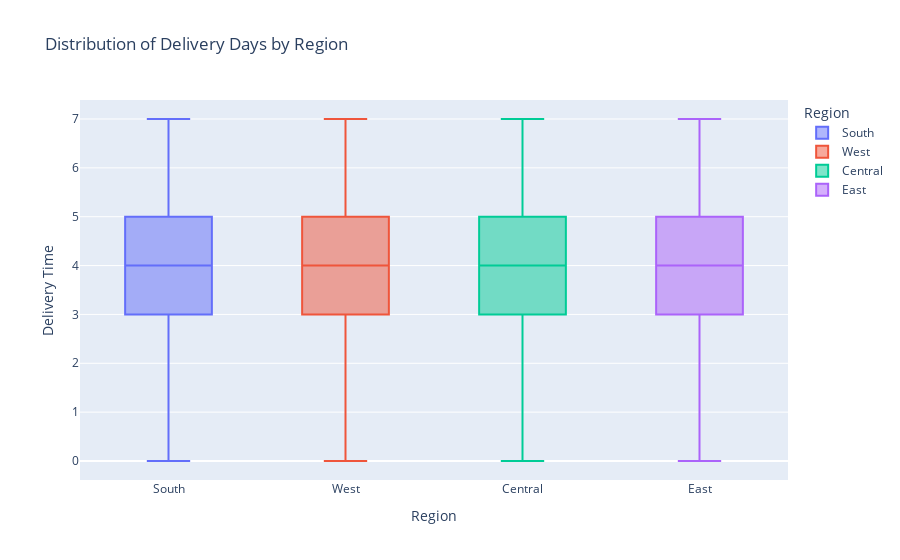

Notebook cell for this chart:
### Code cell
fig = px.box(df, x="Region", y="Delivery Time",
             title="Distribution of Delivery Days by Region",
             labels={"Delivery Time": "Delivery Time", "Region": "Region"},
             color="Region")  # Different colors for each region

fig.show()

### Figure 1 — Plotly figure (JSON) as saved in the notebook; plotly's stock layout.template omitted (floating-point values rounded to 4 significant figures; data arrays with more than 128 entries replaced by an {"elided": "..."} marker saying what was removed)
{"data": [{"alignmentgroup": "True", "hovertemplate": "Region=%{x}<br>Delivery Time=%{y}<extra></extra>", "legendgroup": "South", "marker": {"color": "#636efa"}, "name": "South", "notched": false, "offsetgroup": "South", "orientation": "v", "showlegend": true, "type": "box", "x": {"elided": "1620 str values"}, "x0": " ", "xaxis": "x", "y": {"elided": "1620 int values"}, "y0": " ", "yaxis": "y"}, {"alignmentgroup": "True", "hovertemplate": "Region=%{x}<br>Delivery Time=%{y}<extra></extra>", "legendgroup": "West", "marker": {"color": "#EF553B"}, "name": "West", "notched": false, "offsetgroup": "West", "orientation": "v", "showlegend": true, "type": "box", "x": {"elided": "3203 str values"}, "x0": " ", "xaxis": "x", "y": {"elided": "3203 int values"}, "y0": " ", "yaxis": "y"}, {"alignmentgroup": "True", "hovertemplate": "Region=%{x}<br>Delivery Time=%{y}<extra></extra>", "legendgroup": "Central", "marker": {"color": "#00cc96"}, "name": "Central", "notched": false, "offsetgroup": "Central", "orientation": "v", "showlegend": true, "type": "box", "x": {"elided": "2323 str values"}, "x0": " ", "xaxis": "x", "y": {"elided": "2323 int values"}, "y0": " ", "yaxis": "y"}, {"alignmentgroup": "True", "hovertemplate": "Region=%{x}<br>Delivery Time=%{y}<extra></extra>", "legendgroup": "East", "marker": {"color": "#ab63fa"}, "name": "East", "notched": false, "offsetgroup": "East", "orientation": "v", "showlegend": true, "type": "box", "x": {"elided": "2848 str values"}, "x0": " ", "xaxis": "x", "y": {"elided": "2848 int values"}, "y0": " ", "yaxis": "y"}], "layout": {"boxmode": "overlay", "legend": {"title": {"text": "Region"}, "tracegroupgap": 0}, "title": {"text": "Distribution of Delivery Days by Region"}, "xaxis": {"anchor": "y", "categoryarray": ["South", "West", "Central", "East"], "categoryorder": "array", "domain": [0, 1], "title": {"text": "Region"}}, "yaxis": {"anchor": "x", "domain": [0, 1], "title": {"text": "Delivery Time"}}}}
